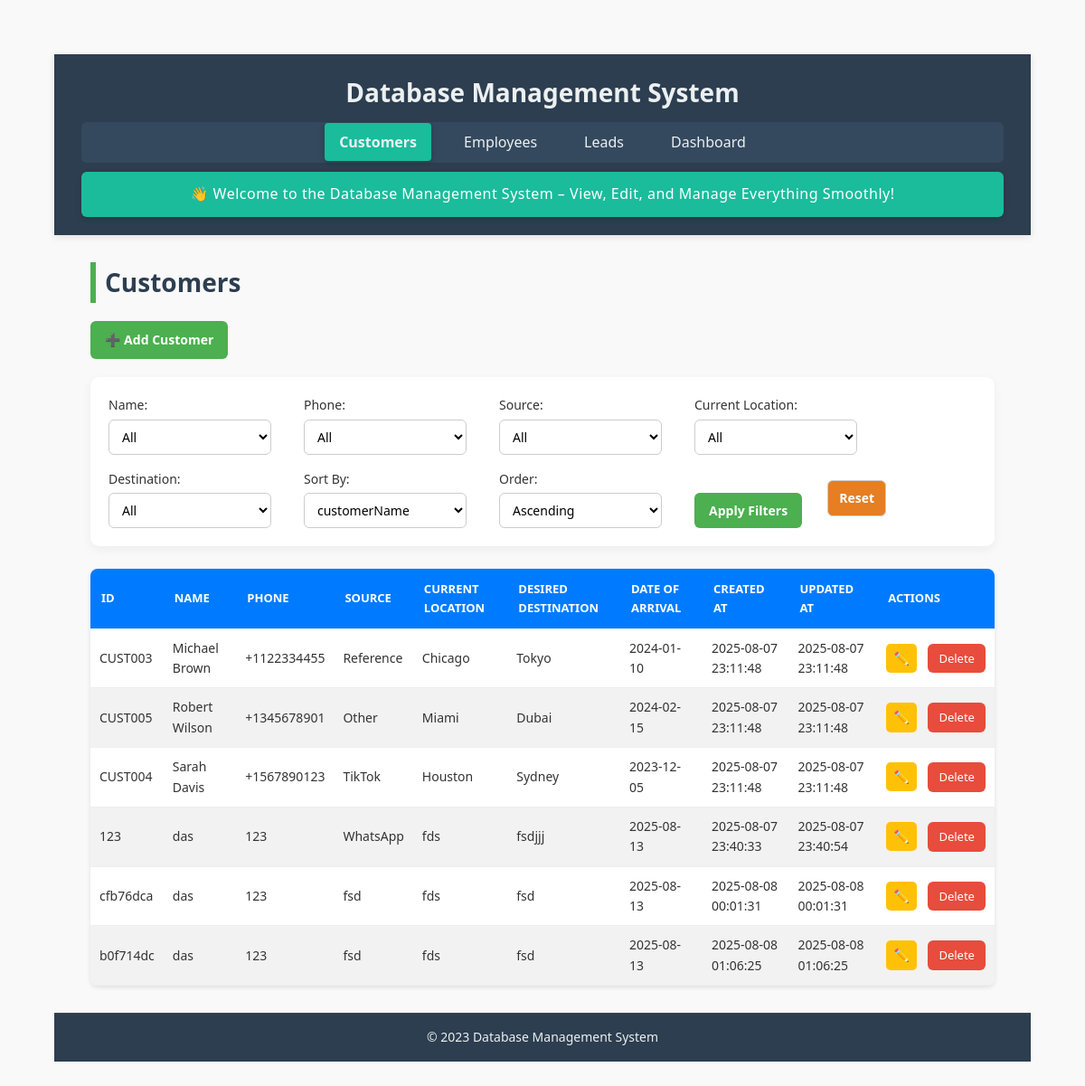
The page /customers on the database as committed earlier.
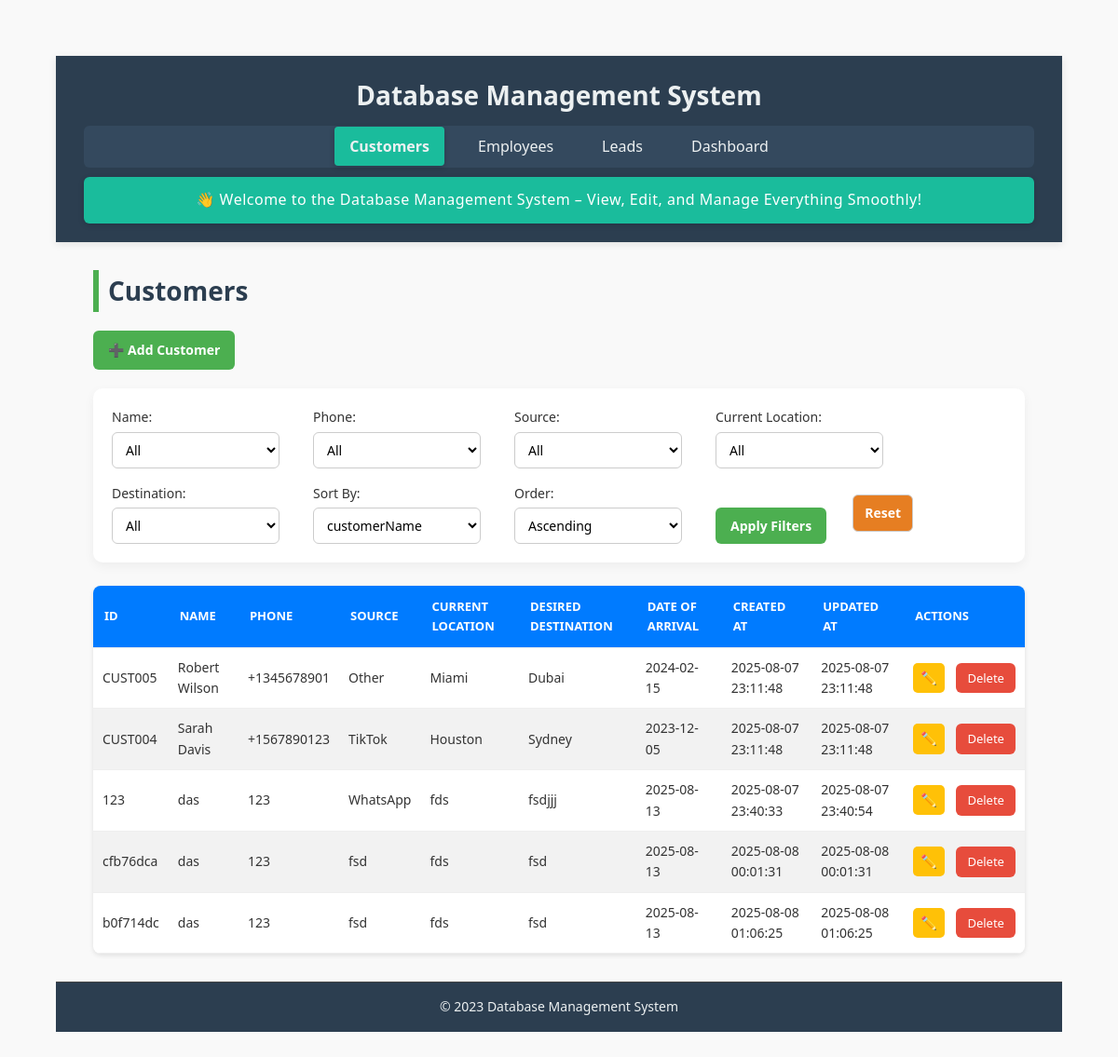
The same page on the database as committed later.
### tables this page shows
CREATE TABLE customers (
    customerId TEXT PRIMARY KEY,
    customerName TEXT NOT NULL,
    phone TEXT NOT NULL,
    source TEXT NOT NULL,
    currentLocation TEXT NOT NULL,
    desiredDestination TEXT NOT NULL,
    dateOfArrival TEXT,
    createdAt TEXT DEFAULT CURRENT_TIMESTAMP,
    updatedAt TEXT DEFAULT CURRENT_TIMESTAMP
);

### app.py (the view)
@app.route('/customers')
def customers():
    filters = {
        "customerName": request.args.get("name", ""),
        "phone": request.args.get("phone", ""),
        "source": request.args.get("source", ""),
        "currentLocation": request.args.get("currentLocation", ""),
        "desiredDestination": request.args.get("desiredDestination", "")
    }
    sort_by = request.args.get("sort_by", "customerName")
    sort_order = request.args.get("sort_order", "asc")
    query = "SELECT * FROM customers WHERE 1=1"
    params = []
    for col, val in filters.items():
        if val:
            query += f" AND {col} = ?"
            params.append(val)
    query += f" ORDER BY {sort_by} {sort_order.upper()}"
    with closing(get_db_connection()) as conn:
        with closing(conn.cursor()) as cursor:
            cursor.execute(query, params)
            customers = cursor.fetchall()
            column_values = {}
            for col in filters:
                cursor.execute(f"SELECT DISTINCT {col} FROM customers ORDER BY {col}")
                column_values[col] = [row[0] for row in cursor.fetchall() if row[0]]
    return render_template("customers.html",
                         customers=customers,
                         filters=filters,
                         sort_by=sort_by,
                         sort_order=sort_order,
                         column_values=column_values)

### app.py (called while the page is built)
def get_db_connection():
    conn = sqlite3.connect(DATABASE, timeout=10)
    conn.row_factory = sqlite3.Row
    conn.execute("PRAGMA journal_mode=WAL")
    return conn

### templates/customers.html (shortened to what this page needs)
{% extends "base.html" %}
{% block content %}
<h2>Customers</h2>
<div class="button-group">
    <a href="{{ url_for('add_customer') }}" class="btn">➕ Add Customer</a>
</div>
<form method="GET" action="{{ url_for('customers') }}" class="filter-form">
    <label>Name:
        <select name="name">
            <option value="">All</option>
        </select>
    </label>
    <label>Phone:
        <select name="phone">
            <option value="">All</option>
        </select>
    </label>
    <label>Source:
        <select name="source">
            <option value="">All</option>
        </select>
    </label>
    <label>Current Location:
        <select name="currentLocation">
            <option value="">All</option>
        </select>
    </label>
    <label>Destination:
        <select name="desiredDestination">
            <option value="">All</option>
        </select>
    </label>
    <label>Sort By:
        <select name="sort_by">
            {% for col in ['customerId', 'customerName', 'phone', 'source', 'currentLocation', 'desiredDestination',
            'dateOfArrival', 'createdAt', 'updatedAt'] %}
            <option value="{{ col }}" {% if sort_by==col %}selected{% endif %}>{{ col }}</option>
            {% endfor %}
        </select>
    </label>
    <label>Order:
        <select name="sort_order">
            <option value="asc" {% if sort_order=='asc' %}selected{% endif %}>Ascending</option>
        </select>
    </label>
    <button type="submit" class="btn">Apply Filters</button>
    <a href="{{ url_for('customers') }}" class="btn danger">Reset</a>
</form>
<table>
    <thead>
        <tr>
            <th>ID</th>
            <th>Name</th>
            <th>Phone</th>
            <th>Source</th>
            <th>Current Location</th>
            <th>Desired Destination</th>
            <th>Date of Arrival</th>
            <th>Created At</th>
            <th>Updated At</th>
            <th>Actions</th>
        </tr>
    </thead>
    <tbody>
        {% for customer in customers %}
        <tr>
            <td>{{ customer.customerId }}</td>
            <td>{{ customer.customerName }}</td>
            <td>{{ customer.phone }}</td>
            <td>{{ customer.source }}</td>
            <td>{{ customer.currentLocation }}</td>
            <td>{{ customer.desiredDestination }}</td>
            <td>{{ customer.dateOfArrival or '' }}</td>
            <td>{{ customer.createdAt }}</td>
            <td>{{ customer.updatedAt }}</td>
            <td>
                <a href="{{ url_for('edit_customer', customer_id=customer.customerId) }}" class="btn small">✏️</a>
                <a href="{{ url_for('delete_customer', customer_id=customer.customerId) }}" class="btn-delete"
                    onclick="return confirm('Are you sure you want to delete this customer?');">Delete</a>
            </td>
        </tr>
        {% endfor %}
    </tbody>
</table>
{% endblock %}

### templates/base.html (shortened to what this page needs)
<!DOCTYPE html>
<html lang="en">
<head>
    <link rel="stylesheet" href="{{ url_for('static', filename='style.css') }}">
    <link rel="stylesheet" href="{{ url_for('static', filename='customers.css') }}">
    <link rel="stylesheet" href="{{ url_for('static', filename='employees.css') }}">
    <link rel="stylesheet" href="{{ url_for('static', filename='dashboard.css') }}">
</head>
<body>
    <header class="header">
        <h1>Database Management System</h1>
        <nav class="navbar">
            <ul>
                <li>
                    <a href="{{ url_for('customers') }}"
                        class="{% if request.endpoint == 'customers' %}active{% endif %}">
                        Customers
                    </a>
                </li>
                <li>
                    <a href="{{ url_for('employees') }}"
                        class="{% if request.endpoint == 'employees' %}active{% endif %}">
                        Employees
                    </a>
                </li>
                <li>
                    <a href="{{ url_for('leads') }}" class="{% if request.endpoint == 'leads' %}active{% endif %}">
                        Leads
                    </a>
                </li>
                <li>
                    <a href="{{ url_for('dashboard') }}"
                        class="{% if request.endpoint == 'dashboard' %}active{% endif %}">
                        Dashboard
                    </a>
                </li>
            </ul>
        </nav>
        <section class="welcome-banner">
            <p>👋 Welcome to the Database Management System – View, Edit, and Manage Everything Smoothly!</p>
        </section>
    </header>
    <main class="main-content">
        {% block content %}{% endblock %}
    </main>
    <footer class="footer">
        <p>&copy; 2023 Database Management System</p>
    </footer>
</body>
</html>

### static/style.css (style rules this page uses)
* { margin: 0; padding: 0; box-sizing: border-box; }
body { font-family: 'Segoe UI', Tahoma, Geneva, Verdana, sans-serif; line-height: 1.6; background-color: #f8f9fa; color: #333; min-height: 100vh; display: flex; flex-direction: column; }
header { background-color: #2c3e50; color: #ecf0f1; padding: 20px 30px; text-align: center; box-shadow: 0 2px 8px rgba(0, 0, 0, 0.1); }
header h1 { font-size: 28px; margin-bottom: 10px; }
nav ul { list-style: none; display: flex; justify-content: center; gap: 20px; padding: 10px 0; background-color: #34495e; border-radius: 6px; margin-top: 10px; }
nav ul li a { text-decoration: none; color: #ecf0f1; padding: 10px 16px; border-radius: 4px; transition: background-color 0.3s ease; }
nav ul li a.active { background-color: #1abc9c; font-weight: bold; box-shadow: 0 2px 6px rgba(0, 0, 0, 0.2); }
main { flex: 1; padding: 30px 40px; }
footer { background-color: #2c3e50; color: #ecf0f1; text-align: center; padding: 15px 0; font-size: 14px; border-top: 1px solid #444; }
.welcome-banner { background-color: #1abc9c; color: #fff; padding: 12px 20px; text-align: center; font-size: 16px; margin-top: 10px; border-radius: 6px; box-shadow: 0 2px 6px rgba(0, 0, 0, 0.15); }
.welcome-banner p { margin: 0; font-weight: 500; letter-spacing: 0.5px; }

### static/customers.css (style rules this page uses)
* { box-sizing: border-box; margin: 0; padding: 0; font-family: 'Segoe UI', Tahoma, Geneva, Verdana, sans-serif; }
body { background: #f6f9fc; color: #333; padding: 40px; }
h2 { margin-bottom: 25px; font-size: 28px; color: #222; border-left: 6px solid #4CAF50; padding-left: 10px; }
.button-group { margin-bottom: 20px; }
.btn { display: inline-block; background-color: #4CAF50; color: white; padding: 10px 16px; text-decoration: none; border-radius: 6px; margin-right: 12px; font-size: 14px; font-weight: 600; transition: background-color 0.3s, transform 0.2s; border: none; cursor: pointer; }
.btn.small { padding: 6px 10px; font-size: 13px; background-color: #3498db; }
.btn-delete { display: inline-block; background-color: #e74c3c; color: white; padding: 6px 12px; text-decoration: none; border-radius: 6px; font-size: 13px; margin-left: 5px; transition: background-color 0.3s, transform 0.2s; }
.btn.danger { background-color: #e67e22; }
.filter-form { background-color: #ffffff; padding: 20px; margin-bottom: 25px; border-radius: 10px; box-shadow: 0 4px 12px rgba(0,0,0,0.05); display: flex; flex-wrap: wrap; gap: 16px; }
.filter-form label { display: flex; flex-direction: column; font-size: 14px; font-weight: 500; color: #333; margin-right: 20px; }
.filter-form select { padding: 8px 10px; font-size: 14px; margin-top: 4px; border: 1px solid #ccc; border-radius: 6px; background-color: #fff; width: 180px; }
.filter-form button { align-self: flex-end; }
table { width: 100%; border-collapse: collapse; background: #fff; box-shadow: 0 4px 10px rgba(0,0,0,0.05); border-radius: 10px; overflow: hidden; }
thead { background-color: #4CAF50; color: white; }
th, td { padding: 12px 15px; text-align: left; font-size: 14px; border-bottom: 1px solid #eee; }
th { font-weight: 600; text-transform: uppercase; font-size: 13px; }
td:last-child { white-space: nowrap; }

### static/employees.css (style rules this page uses)
body { font-family: Arial, sans-serif; background-color: #f9f9f9; margin: 20px; color: #333; }
h2 { color: #2c3e50; margin-bottom: 20px; }
form { display: flex; flex-wrap: wrap; gap: 15px; align-items: center; background-color: #ffffff; padding: 15px; border-radius: 8px; box-shadow: 0 2px 4px rgba(0,0,0,0.1); margin-bottom: 20px; }
form label { margin-right: 5px; font-weight: bold; }
form select, form button, form a.btn { padding: 8px 12px; font-size: 14px; border: 1px solid #ccc; border-radius: 6px; background-color: white; transition: 0.3s ease; }
form button { background-color: #007BFF; color: white; border: none; cursor: pointer; }
form a.btn { text-decoration: none; background-color: #28a745; color: white; }
table { width: 100%; border-collapse: collapse; background-color: #ffffff; border-radius: 8px; overflow: hidden; box-shadow: 0 2px 5px rgba(0,0,0,0.1); }
thead { background-color: #007BFF; color: white; }
thead th { padding: 12px; text-align: left; font-weight: bold; }
tbody tr { border-bottom: 1px solid #ddd; }
tbody tr:nth-child(even) { background-color: #f2f2f2; }
tbody td { padding: 10px; }
.btn.small { padding: 5px 8px; margin-right: 4px; background-color: #ffc107; color: black; border: none; border-radius: 5px; text-decoration: none; font-size: 14px; transition: background-color 0.3s ease; }

Rows that differ between the two databases and show on the page:
removed customers: customerId "CUST003", customerName "Michael Brown", phone "+1122334455", source "Reference", currentLocation "Chicago", desiredDestination "Tokyo", dateOfArrival "2024-01-10", createdAt "2025-08-07 23:11:48", updatedAt "2025-08-07 23:11:48"
